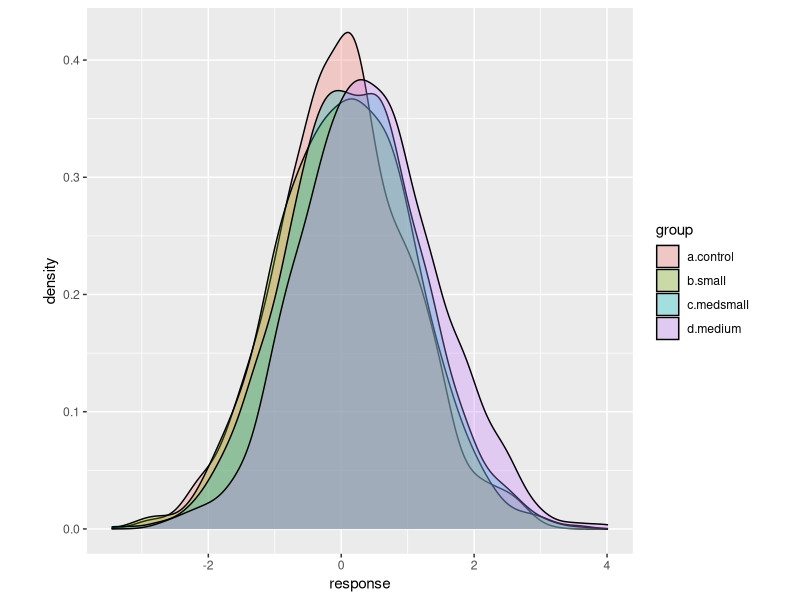
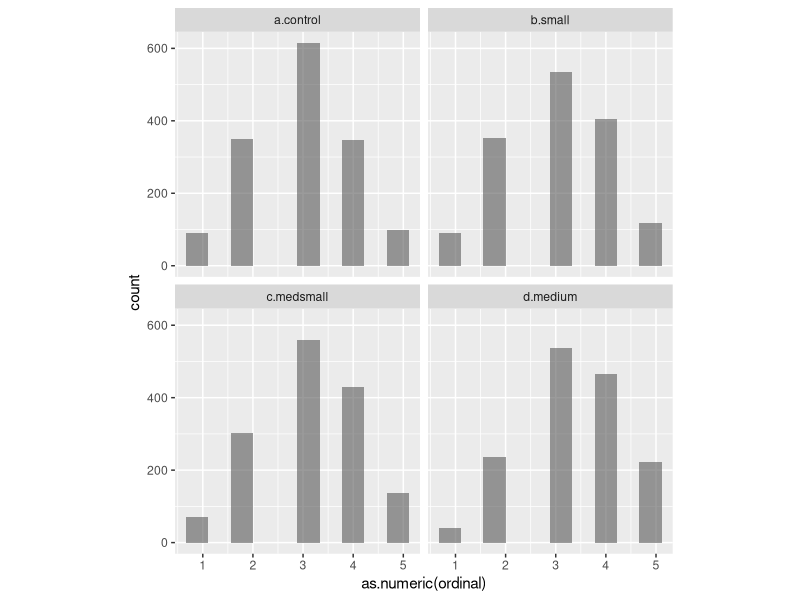

Reproduce these figures in R, in order. (Note: this script raises an error after producing the figures.)
## ---- chunk 1
memory.limit(100000)
## ---- chunk 2

# tidyverse simply used for data wrangling and plotting
library(tidyverse)

## ---- chunk 3

four.group.datamaker <- function(sim = 1, a = 0, b = .1, c = .2, d = .4, pop=1500) {

  # first a tibble (data frame) with 1500 ppts, with the different groups showing
  # effect sizes in Cohen's d of .1, .2, and .4
  four.groups <- tibble(a.control = rnorm(pop, a, 1),
                        b.small = rnorm(pop, b, 1),
                        c.medsmall = rnorm(pop, c, 1),
                        d.medium = rnorm(pop, d, 1),
                        sample.size = 1:pop) %>%

    # turn the data into long form
    pivot_longer(cols = 'a.control':'d.medium', names_to = 'group', values_to = 'response') %>%

    # put cutpoints in the data to make it more similar to the ordinal responses we would get
    mutate(ordinal = case_when(response < -1.5 ~ 1,
                               response < -.5 ~ 2,
                               response < .5 ~ 3,
                               response < 1.5 ~ 4,
                               response >= 1.5 ~ 5),

           # for the purposes of this demo we will not analyse it as ordinal as it takes longer
           # to run the regressions, but if you did so you would also want to make the response
           # a factor
           ordinal = as.factor(ordinal),
           sim = sim)

  return(four.groups)

}

# test that the function works to make one data set before making many!
test.data <- four.group.datamaker()

ggplot(data = test.data) +
  geom_density(aes(x = response, fill = group), alpha = .3) +
  theme(
    aspect.ratio = 1
  )

ggplot(data = test.data) +
  geom_histogram(aes(x = as.numeric(ordinal)), alpha = .6,
                 position = position_dodge(), bins = 10) +
  facet_wrap(~group) +
  theme(
    aspect.ratio = 1
  )

## ---- chunk 4
library(furrr)

plan(multisession)
options <- furrr_options(seed = 48238)
## ---- chunk 5

# we will pass N = 500 simulations to the map function
nsims <- 1:500

# the map function will run our data-making function over 1000 simulations
sim.data <- future_map_dfr(.x = nsims, .f = four.group.datamaker,
                           a = 0, b = .1, c = .2, d = .4, .options = options)

# split the simulated data into the separate simulations
sim.data <- sim.data %>% group_by(sim) %>% group_split()

## ---- chunk 6
head(sim.data[[1]])
## ---- chunk 7

linear.reg.maker <- function(data, breaks) {

  # this function cuts the data set it is given into different sample sizes
  cut.samples <- function(break.point, data) {
    cut.data <- filter(data, sample.size <= break.point)
    cut.data <- mutate(cut.data,
                       sample.size = break.point)
    return(cut.data)
  }

  data.cuts <- map_dfr(.x = breaks, .f = cut.samples, data = data)

  # the data is split according to the sample size
  # to feed to the regression model
  data.cuts <- data.cuts %>% group_by(sample.size) %>% group_split()

  # this function runs the regression
  run.reg <- function(data) {

    four.group.form <- as.numeric(ordinal) ~ 1 + group

    four.group.reg <-
      lm(formula = four.group.form,
           data = data)

    # we extract confidence intervals for the parameters of interest
    ci99 <- confint(four.group.reg, level = .99)
    ci95 <- confint(four.group.reg, level = .95)

    # we create an output to show the confidence intervals around the effects
    # and some additional inference info, e.g., 'nonzero' indicates whether
    # the lower bound of the CI excludes 0 or not.
    # 'width' indicates the width of the confidence interval,
    # for assessment of precision
    output <- tibble(group = c('small', 'medsmall', 'medium',
                               'small', 'medsmall', 'medium'),
                     interval = c(.99, .99, .99, .95, .95, .95),
                     lower = c(ci99[[2,1]], ci99[[3,1]], ci99[[4,1]],
                               ci95[[2,1]], ci95[[3,1]], ci95[[4,1]]),
                     upper = c(ci99[[2,2]], ci99[[3,2]], ci99[[4,2]],
                               ci95[[2,2]], ci95[[3,2]], ci95[[4,2]])) %>%
      mutate('nonzero' = case_when(lower > 0 ~ 1,
                                   TRUE ~ 0),
             'width' = abs(upper - lower),
             'sim' = data[[1, 'sim']],
             'cell.size' = nrow(data)/4)

    return(output)
  }

  # run the regression function over the different sample sizes
  output <- map_df(.x = data.cuts, .f = run.reg)

  return(output)
}


## ---- chunk 8

t1 <- Sys.time()
linreg.output <- future_map_dfr(.x = sim.data,
                                .f = linear.reg.maker,
                                breaks = seq(from = 150, to = 1500, by = 150))
t2 <- Sys.time()
t2 - t1

## ---- chunk 9

# group the data according to group, confidence interval, and size per group
four.group.lin.summary <- linreg.output %>% group_by(group, interval, cell.size) %>%
  # summarise the amount of times we get a CI greater than 0
  summarise(.groups = 'keep',
            'ci above 0 vs. control' = sum(nonzero)/5)  %>%
  # change some factors for plotting
  mutate(interval = factor(interval, levels = c('0.95', '0.99'),
                           labels = c('95% CI', '99% CI')),
         'Effect size' = factor(group, levels = c('small', 'medsmall', 'medium'),
                                labels = c('Very small (.1)', 'Small (.2)', 'Medium (.4)')))

## ---- chunk 10

ggplot(data = four.group.lin.summary) +
  scale_x_continuous(limits = c(100, 1550), breaks = seq(from = 150, to = 1500, by = 150)) +
  scale_y_continuous(limits = c(0, 100), breaks = seq(from = 0, to = 100, by = 20)) +
  geom_hline(aes(yintercept = 80), linetype = 'dashed', size = .33, alpha = .25) +
  geom_hline(aes(yintercept = 90), linetype = 'dashed', size = .33, alpha = .25) +
  geom_path(aes(x = cell.size, y = `ci above 0 vs. control`, color = `Effect size`,
                group = `Effect size`), size = .66) +
  geom_point(aes(x = cell.size, y = `ci above 0 vs. control`, color = `Effect size`),
             size = 1.5) +
  labs(y = 'Power to detect a non-zero effect',
       x = 'Number of participants per condition (control group not included)') +
  scale_color_manual(values = c('#c10d0d', '#7dc3c2', '#dcc55b')) +
  facet_wrap(~interval) +
  theme(
    aspect.ratio = 1,
    panel.grid.major = element_line(colour = "white", size = 0.33),
    panel.grid.minor = element_line(colour = "white", size = 0.2),
    panel.background = element_rect(fill = "grey96"),
    axis.line = element_line(color = 'black', size = 0.375),
    axis.ticks = element_line(color = 'black', size = 0.5),
    text = element_text(color = 'black', family = 'Gill Sans MT', size = 9),
    axis.text = element_text(color = 'black', family = 'Gill Sans MT', size = 7),
    strip.background = element_blank()
  )
